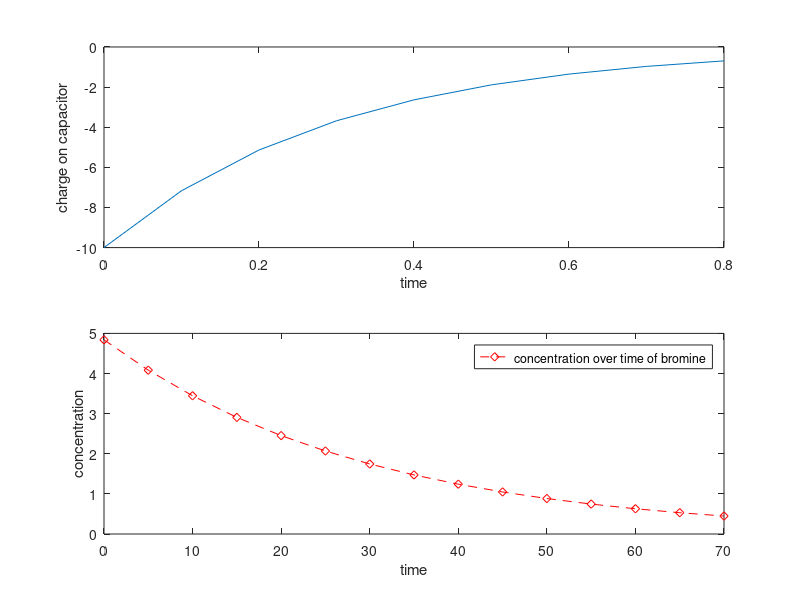

This figure's MATLAB source:
%% Homework 2
%% Problem 1 Finding charge on the capacitor

%q(t)=q0e(?Rt/(2L))cos(sqrt(1/LC?(R2L)e2*t)
%q0=10 initial charge Resistance=60 L(inductance)=9 C(capitance)=0.00005 time from 0-0.8 sec 
t=(0:0.1:0.8); R=60; q0=10; C=0.00005; L=9 ;
%formula 
qfinal1=q0*(exp((-R.*t)/(2*L)));
qfinalpt2=cos(sqrt(1/(L*C)-((R/(2*L))^2).*t));
qfinal=qfinal1.*qfinalpt2;
%plot is in first location with allocation for two plots
subplot(2,1,1); plot(t,qfinal)
xlabel('time')
ylabel('charge on capacitor')
%second plot creation
qfinal1=q0*(exp((-R.*t)/(2*L)));
qfinalpt2=cos(sqrt(1/(L*10*C)-((R/(2*L))^2).*t));%increase c value by ten
qfinal=qfinal1.*qfinalpt2;
subplot(2,1,2); plot(t,qfinal)%plot second graph below 
xlabel('time')
ylabel('charge on capacitor')
%% Problem 2 concentration vs time of a degrading chemical 
%needs to have plot using red diamonds and a green dashed line for t=0 to
%t=70. Also needs labels and legend
t1=(0:5:70);
c=4.84*exp(-0.034.*t1);
plot(t1,c,'rd--')
xlabel('time'); ylabel('concentration')
legend('concentration over time of bromine')